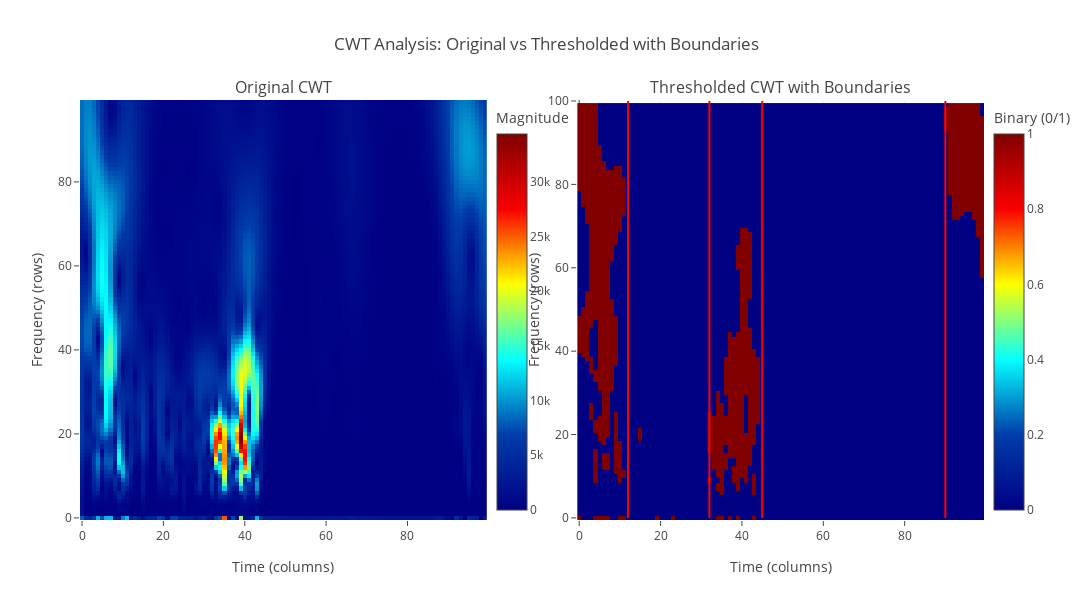
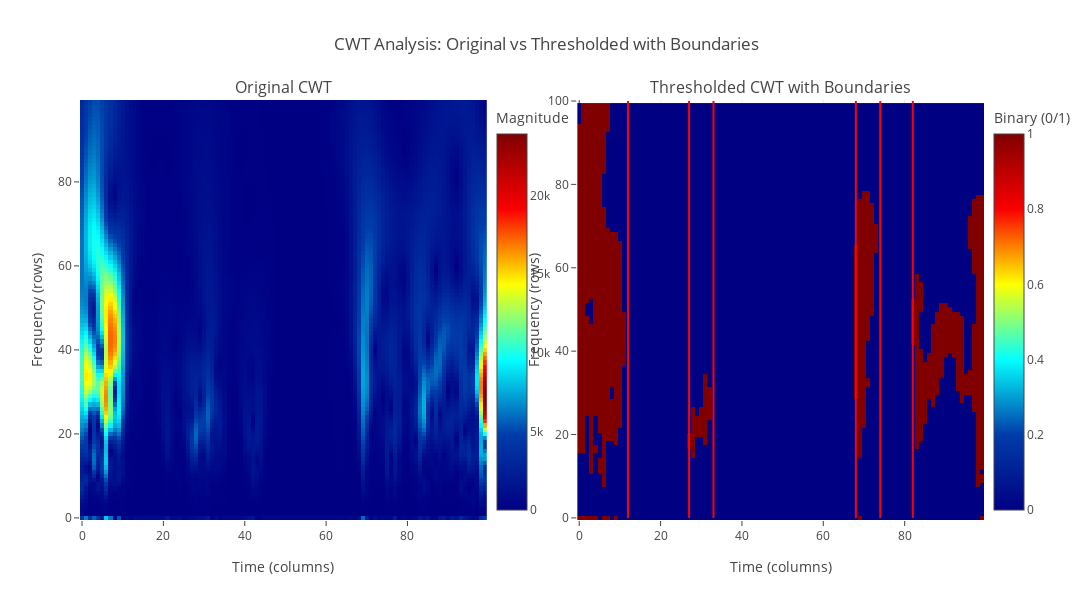

Source (notebook cell) for these figures, in order:
### Code cell
def plot_thresholded_cwt_with_boundaries(Z, threshold_coef=0.1):
    rowcount, colcount = Z.shape
    
    # Cari nilai maksimum dan minimum dari Z
    Z_max = np.max(Z)
    Z_min = np.min(Z)
    
    # Hitung threshold berdasarkan koefisien thresholding
    threshold = Z_min + threshold_coef * Z_max
    
    # Buat matriks thresholded Z (binary)
    Z_tr = np.where(Z > threshold, 1, 0)
    
    # Buat variabel anotate untuk menandai area threshold
    anotate = np.zeros(colcount)
    for x in range(colcount):
        if np.any(Z_tr[:, x] == 1):  
            anotate[x] = 1
    
    # Menghapus noise: jika ada nilai 1 tunggal di antara nilai 0, ubah menjadi 0
    for i in range(1, len(anotate) - 1):
        if anotate[i] == 1 and anotate[i - 1] == 0 and anotate[i + 1] == 0:
            anotate[i] = 0
    
    # Identifikasi batas antara area 0 dan 1
    boundaries = []
    for i in range(1, len(anotate)):
        if anotate[i] != anotate[i - 1]:  # Jika ada perubahan dari 0 ke 1 atau sebaliknya
            boundaries.append(i)

    # Buat subplot dengan 2 heatmap
    fig = make_subplots(
        rows=1, cols=2,
        subplot_titles=('Original CWT', 'Thresholded CWT with Boundaries'),
        horizontal_spacing=0.1
    )
    
    # Plot original CWT
    fig.add_trace(
        go.Heatmap(
            z=Z,
            colorscale='Jet',
            showscale=True,
            colorbar=dict(x=0.45, title='Magnitude')
        ),
        row=1, col=1
    )
    
    # Plot thresholded CWT
    fig.add_trace(
        go.Heatmap(
            z=Z_tr,
            colorscale='Jet',
            showscale=True,
            colorbar=dict(x=1.0, title='Binary (0/1)')
        ),
        row=1, col=2
    )
    
    # Tambahkan garis batas pada plot thresholded CWT
    for boundary in boundaries:
        fig.add_shape(
            type="line",
            x0=boundary, y0=0, x1=boundary, y1=rowcount,
            line=dict(color="red", width=2),
            xref="x2", yref="y2"  # Mengacu ke subplot kedua
        )

    # Update layout
    fig.update_layout(
        title='CWT Analysis: Original vs Thresholded with Boundaries',
        height=600,
        width=1200,
    )
    
    # Update axes labels
    fig.update_xaxes(title_text="Time (columns)", row=1, col=1)
    fig.update_xaxes(title_text="Time (columns)", row=1, col=2)
    fig.update_yaxes(title_text="Frequency (rows)", row=1, col=1)
    fig.update_yaxes(title_text="Frequency (rows)", row=1, col=2)
    
    # Show plot
    fig.show()
    
    return Z_tr, anotate

# Jalankan fungsi dengan data Z yang sudah ada
Z_tr_gl, anotate_gl = plot_thresholded_cwt_with_boundaries(Z_gl, threshold_coef=0.2)
Z_tr_vl, anotate_vl = plot_thresholded_cwt_with_boundaries(Z_vl, threshold_coef=0.15)

### Figure 1 — Plotly figure (JSON) as saved in the notebook; plotly's stock layout.template omitted (floating-point values rounded to 4 significant figures; data arrays with more than 128 entries replaced by an {"elided": "..."} marker saying what was removed)
{"data": [{"colorbar": {"title": {"text": "Magnitude"}, "x": 0.45}, "colorscale": [[0, "rgb(0,0,131)"], [0.2, "rgb(0,60,170)"], [0.4, "rgb(5,255,255)"], [0.6, "rgb(255,255,0)"], [0.8, "rgb(250,0,0)"], [1, "rgb(128,0,0)"]], "showscale": true, "type": "heatmap", "xaxis": "x", "yaxis": "y", "z": {"elided": "100x100 float values"}}, {"colorbar": {"title": {"text": "Binary (0/1)"}, "x": 1}, "colorscale": [[0, "rgb(0,0,131)"], [0.2, "rgb(0,60,170)"], [0.4, "rgb(5,255,255)"], [0.6, "rgb(255,255,0)"], [0.8, "rgb(250,0,0)"], [1, "rgb(128,0,0)"]], "showscale": true, "type": "heatmap", "xaxis": "x2", "yaxis": "y2", "z": {"elided": "100x100 int values"}}], "layout": {"annotations": [{"font": {"size": 16}, "showarrow": false, "text": "Original CWT", "x": 0.225, "xanchor": "center", "xref": "paper", "y": 1, "yanchor": "bottom", "yref": "paper"}, {"font": {"size": 16}, "showarrow": false, "text": "Thresholded CWT with Boundaries", "x": 0.775, "xanchor": "center", "xref": "paper", "y": 1, "yanchor": "bottom", "yref": "paper"}], "height": 600, "shapes": [{"line": {"color": "red", "width": 2}, "type": "line", "x0": 12, "x1": 12, "xref": "x2", "y0": 0, "y1": 100, "yref": "y2"}, {"line": {"color": "red", "width": 2}, "type": "line", "x0": 32, "x1": 32, "xref": "x2", "y0": 0, "y1": 100, "yref": "y2"}, {"line": {"color": "red", "width": 2}, "type": "line", "x0": 45, "x1": 45, "xref": "x2", "y0": 0, "y1": 100, "yref": "y2"}, {"line": {"color": "red", "width": 2}, "type": "line", "x0": 90, "x1": 90, "xref": "x2", "y0": 0, "y1": 100, "yref": "y2"}], "title": {"text": "CWT Analysis: Original vs Thresholded with Boundaries"}, "width": 1200, "xaxis": {"anchor": "y", "domain": [0, 0.45], "title": {"text": "Time (columns)"}}, "xaxis2": {"anchor": "y2", "domain": [0.55, 1], "title": {"text": "Time (columns)"}}, "yaxis": {"anchor": "x", "domain": [0, 1], "title": {"text": "Frequency (rows)"}}, "yaxis2": {"anchor": "x2", "domain": [0, 1], "title": {"text": "Frequency (rows)"}}}}

### Figure 2 — Plotly figure (JSON) as saved in the notebook; plotly's stock layout.template omitted (floating-point values rounded to 4 significant figures; data arrays with more than 128 entries replaced by an {"elided": "..."} marker saying what was removed)
{"data": [{"colorbar": {"title": {"text": "Magnitude"}, "x": 0.45}, "colorscale": [[0, "rgb(0,0,131)"], [0.2, "rgb(0,60,170)"], [0.4, "rgb(5,255,255)"], [0.6, "rgb(255,255,0)"], [0.8, "rgb(250,0,0)"], [1, "rgb(128,0,0)"]], "showscale": true, "type": "heatmap", "xaxis": "x", "yaxis": "y", "z": {"elided": "100x100 float values"}}, {"colorbar": {"title": {"text": "Binary (0/1)"}, "x": 1}, "colorscale": [[0, "rgb(0,0,131)"], [0.2, "rgb(0,60,170)"], [0.4, "rgb(5,255,255)"], [0.6, "rgb(255,255,0)"], [0.8, "rgb(250,0,0)"], [1, "rgb(128,0,0)"]], "showscale": true, "type": "heatmap", "xaxis": "x2", "yaxis": "y2", "z": {"elided": "100x100 int values"}}], "layout": {"annotations": [{"font": {"size": 16}, "showarrow": false, "text": "Original CWT", "x": 0.225, "xanchor": "center", "xref": "paper", "y": 1, "yanchor": "bottom", "yref": "paper"}, {"font": {"size": 16}, "showarrow": false, "text": "Thresholded CWT with Boundaries", "x": 0.775, "xanchor": "center", "xref": "paper", "y": 1, "yanchor": "bottom", "yref": "paper"}], "height": 600, "shapes": [{"line": {"color": "red", "width": 2}, "type": "line", "x0": 12, "x1": 12, "xref": "x2", "y0": 0, "y1": 100, "yref": "y2"}, {"line": {"color": "red", "width": 2}, "type": "line", "x0": 27, "x1": 27, "xref": "x2", "y0": 0, "y1": 100, "yref": "y2"}, {"line": {"color": "red", "width": 2}, "type": "line", "x0": 33, "x1": 33, "xref": "x2", "y0": 0, "y1": 100, "yref": "y2"}, {"line": {"color": "red", "width": 2}, "type": "line", "x0": 68, "x1": 68, "xref": "x2", "y0": 0, "y1": 100, "yref": "y2"}, {"line": {"color": "red", "width": 2}, "type": "line", "x0": 74, "x1": 74, "xref": "x2", "y0": 0, "y1": 100, "yref": "y2"}, {"line": {"color": "red", "width": 2}, "type": "line", "x0": 82, "x1": 82, "xref": "x2", "y0": 0, "y1": 100, "yref": "y2"}], "title": {"text": "CWT Analysis: Original vs Thresholded with Boundaries"}, "width": 1200, "xaxis": {"anchor": "y", "domain": [0, 0.45], "title": {"text": "Time (columns)"}}, "xaxis2": {"anchor": "y2", "domain": [0.55, 1], "title": {"text": "Time (columns)"}}, "yaxis": {"anchor": "x", "domain": [0, 1], "title": {"text": "Frequency (rows)"}}, "yaxis2": {"anchor": "x2", "domain": [0, 1], "title": {"text": "Frequency (rows)"}}}}
